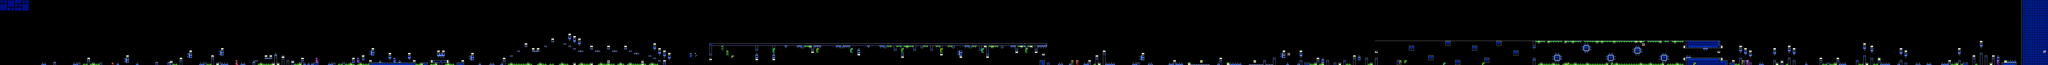

Tiled map render using the project's own tile images. Description and the map definition, with tile-layer contents summarised, below:
An orthogonal 843x27 tile map with 16x16 px tiles, 2 tile layers (SP, ...), 2 tilesets, 2 image layers.

<map version="1.10" tiledversion="1.11.2" orientation="orthogonal" renderorder="right-down" width="843" height="27" tilewidth="16" tileheight="16" infinite="0" nextlayerid="5" nextobjectid="1">
 <editorsettings>
  <export target="dryout.csv" format="csv" />
 <chunksize width="16" height="27" /></editorsettings>
 <tileset firstgid="1" name="famidash" tilewidth="16" tileheight="16" tilecount="256" columns="16">
  <image source="../../../GRAPHICS/famidash.bmp" width="256" height="256" />
 </tileset>
 <tileset firstgid="257" name="sprites" tilewidth="16" tileheight="16" tilecount="256" columns="16">
  <image source="../../../GRAPHICS/sprites.png" width="256" height="256" />
 </tileset>
 <imagelayer id="3" name="Image Layer 1" parallaxx="0.9" parallaxy="0.9" repeatx="1" repeaty="1"><image source="../../../GRAPHICS/Old/parallax Blue.bmp" width="192" height="72" /></imagelayer><imagelayer id="4" name="Image Layer 2" offsetx="0" offsety="432" repeatx="1"><image source="../../../GRAPHICS/ground.bmp" width="80" height="32" /></imagelayer><layer id="1" width="843" height="27">
  <data>[22761 cells, 22761 non-empty, 38 distinct tile ids]</data>
 </layer>
 <layer id="2" name="SP" width="843" height="27">
  <data>[22761 cells, 212 non-empty, 52 distinct tile ids]</data>
 </layer>
</map>
